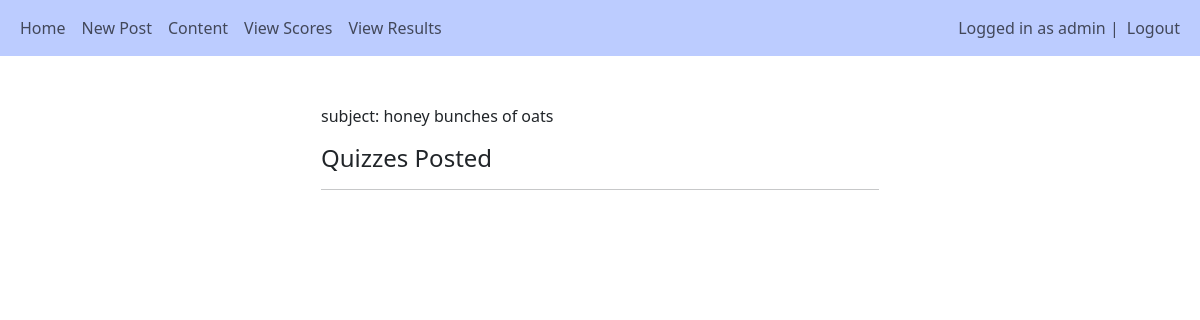
Page /home/view_quizzes/3 (signed in) on the earlier database version.
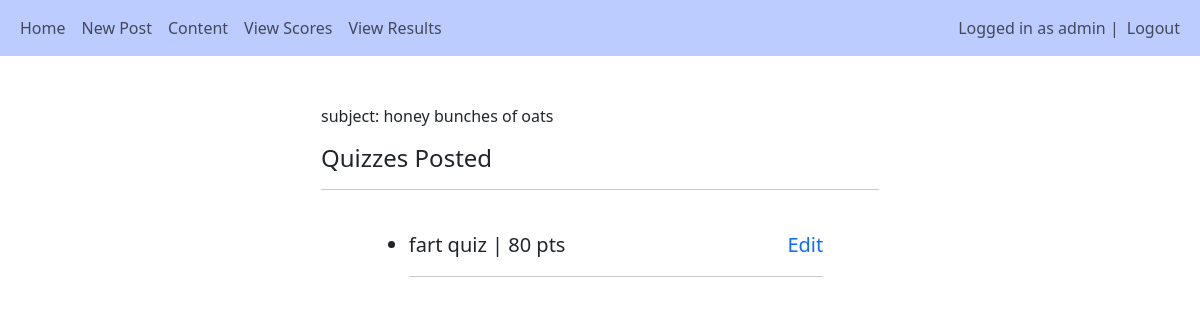
Same page on the later database version.
### main/models.py (models this page shows, shortened)
class Quiz(models.Model):
    subject = models.ForeignKey(Subject, null=True, related_name="quizzes", on_delete=models.CASCADE)
    title = models.CharField(max_length=255)
    weight = models.DecimalField(null=True, max_digits=5, decimal_places=0)
    max_attempts = models.IntegerField(default=3)

### main/views.py (the view)
# urls.py: path('view_quizzes/<int:pk>', views.view_quizzes, name="view_quizzes"),
@login_required(login_url="/login")
def view_quizzes(request, pk):
    subject = Subject.objects.get(id=pk)
    quizzes = Quiz.objects.filter(subject=subject)
    return render(request, 'main/quiz/view_quizzes.html', {"quizzes": quizzes, "subject":subject })

### main/templates/main/quiz/view_quizzes.html (shortened to what this page needs)
{% extends 'main/base.html' %}
{% load crispy_forms_tags %}
{% block content %}
<div style="width:50%; margin:auto">
    <br>
    <p>subject: {{subject.title}}</p>
    <h4>Quizzes Posted</h4>
    <hr><br>
    <ul style="width:80%; margin:auto">
        {% for quiz in quizzes %}
        <li style="font-size:15pt">{{quiz.title}} | {{quiz.weight}} pts<a href="{% url 'question_setup' quiz.pk %}" style="float:right; text-decoration:none">Edit</a></li><hr>
        {% endfor %}
    </ul>
</div>
{% endblock %}

Differences in the rows shown:
added Quiz: title "fart quiz", weight "80"
